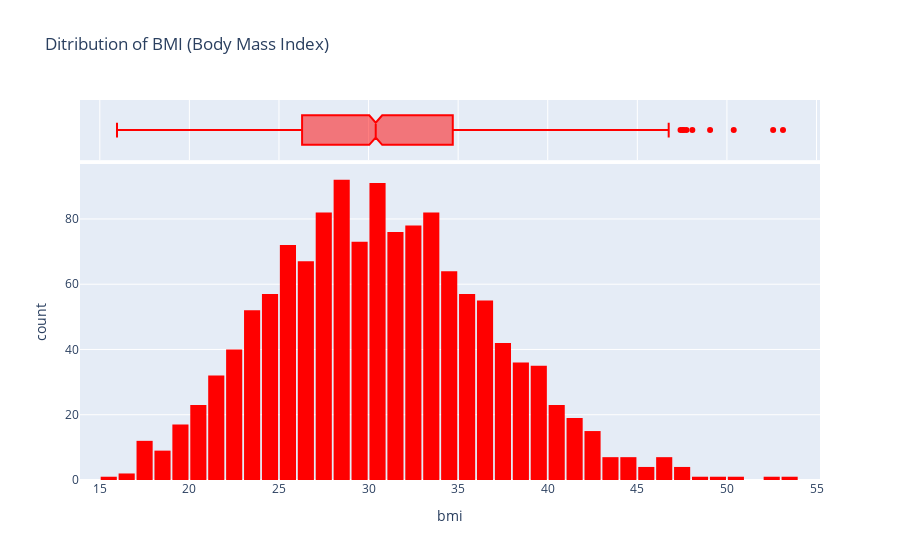

Notebook source saved alongside this figure:
### Code cell
fig = px.histogram(medical_df,
                   x='bmi',
                   marginal='box',
                   color_discrete_sequence=['red'],
                   title='Ditribution of BMI (Body Mass Index)')
fig.update_layout(bargap=0.1)
fig.show()

### Figure 1 — Plotly figure (JSON) as saved in the notebook; plotly's stock layout.template omitted (floating-point values rounded to 4 significant figures; data arrays with more than 128 entries replaced by an {"elided": "..."} marker saying what was removed)
{"data": [{"bingroup": "x", "hovertemplate": "bmi=%{x}<br>count=%{y}<extra></extra>", "legendgroup": "", "marker": {"color": "red", "pattern": {"shape": ""}}, "name": "", "orientation": "v", "showlegend": false, "type": "histogram", "x": {"elided": "1338 float values"}, "xaxis": "x", "yaxis": "y"}, {"hovertemplate": "bmi=%{x}<extra></extra>", "legendgroup": "", "marker": {"color": "red"}, "name": "", "notched": true, "showlegend": false, "type": "box", "x": {"elided": "1338 float values"}, "xaxis": "x2", "yaxis": "y2"}], "layout": {"bargap": 0.1, "barmode": "relative", "legend": {"tracegroupgap": 0}, "title": {"text": "Ditribution of BMI (Body Mass Index)"}, "xaxis": {"anchor": "y", "domain": [0, 1], "title": {"text": "bmi"}}, "xaxis2": {"anchor": "y2", "domain": [0, 1], "matches": "x", "showgrid": true, "showticklabels": false}, "yaxis": {"anchor": "x", "domain": [0, 0.8316], "title": {"text": "count"}}, "yaxis2": {"anchor": "x2", "domain": [0.8416, 1], "matches": "y2", "showgrid": false, "showline": false, "showticklabels": false, "ticks": ""}}}
